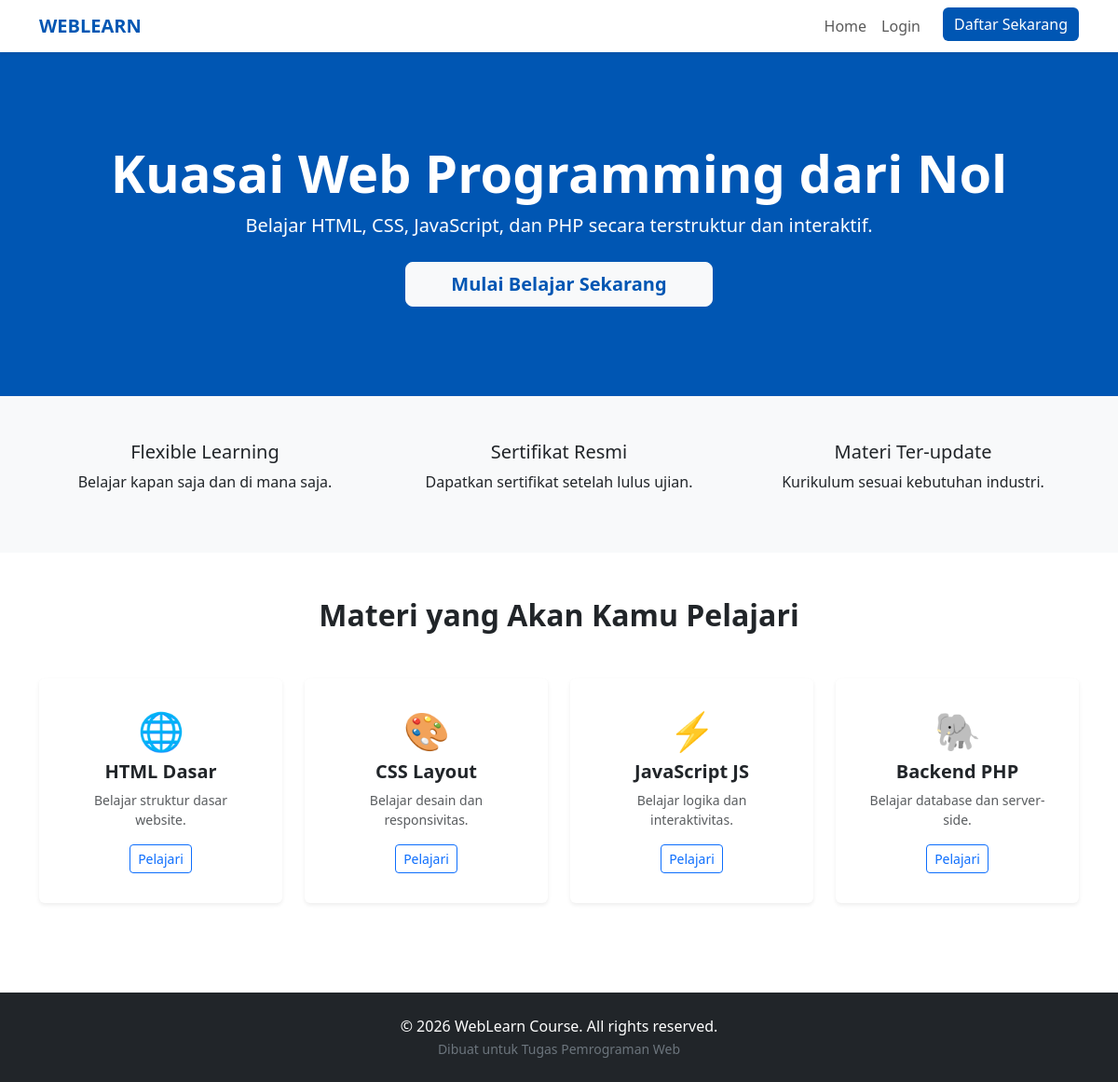
The page / on the database its author committed.
### tables this page shows
CREATE TABLE `courses` (
  `id` int(11) NOT NULL,
  `judul` varchar(100) NOT NULL,
  `deskripsi` text DEFAULT NULL,
  `icon` varchar(50) DEFAULT NULL
);

### index.php (the view, shortened to what this page needs)
<?php
include 'includes/db.php';
include 'includes/header.php';
?>
<section class="bg-primary text-white py-5">
    <div class="container text-center py-5">
        <h1 class="display-4 fw-bold">Kuasai Web Programming dari Nol</h1>
        <p class="lead mb-4">Belajar HTML, CSS, JavaScript, dan PHP secara terstruktur dan interaktif.</p>
        <?php if (isset($_SESSION['user_id'])): ?>
            <a href="pages/dashboard.php" class="btn btn-light btn-lg px-5 fw-bold text-primary">Lanjut Belajar Kamu</a>
        <?php else: ?>
            <a href="pages/register.php" class="btn btn-light btn-lg px-5 fw-bold text-primary">Mulai Belajar Sekarang</a>
        <?php endif; ?>
    </div>
</section>
<section class="py-5 bg-light">
    <div class="container">
        <div class="row text-center">
            <div class="col-md-4">
                <h5>Flexible Learning</h5>
                <p>Belajar kapan saja dan di mana saja.</p>
            </div>
            <div class="col-md-4">
                <h5>Sertifikat Resmi</h5>
                <p>Dapatkan sertifikat setelah lulus ujian.</p>
            </div>
            <div class="col-md-4">
                <h5>Materi Ter-update</h5>
                <p>Kurikulum sesuai kebutuhan industri.</p>
            </div>
        </div>
    </div>
</section>
<section id="courses" class="py-5">
    <div class="container">
        <h2 class="text-center fw-bold mb-5">Materi yang Akan Kamu Pelajari</h2>
        <div class="row g-4">
            <?php
            $query = mysqli_query($conn, "SELECT * FROM courses");
            while($data = mysqli_fetch_array($query)) {
            ?>
            <div class="col-md-3">
                <div class="card h-100 border-0 shadow-sm text-center p-3">
                    <div class="card-body">
                        <h3 class="h1"><?php echo $data['icon']; ?></h3>
                        <h5 class="card-title fw-bold"><?php echo $data['judul']; ?></h5>
                        <p class="card-text small text-muted"><?php echo $data['deskripsi']; ?></p>
                        <a href="pages/course-detail.php?id=<?php echo $data['id']; ?>" class="btn btn-sm btn-outline-primary">Pelajari</a>
                    </div>
                </div>
            </div>
            <?php } ?>
        </div>
    </div>
</section>
<?php include 'includes/footer.php'; ?>

### includes/header.php (shortened to what this page needs)
<!DOCTYPE html>
<html lang="id">
<head>
    <link href="https://cdn.jsdelivr.net/npm/bootstrap@5.3.0/dist/css/bootstrap.min.css" rel="stylesheet">
</head>
<body>
<nav class="navbar navbar-expand-lg navbar-light bg-white shadow-sm sticky-top">
    <div class="container">
        <a class="navbar-brand fw-bold text-primary" href="/tugas-4/index.php">WEBLEARN</a>
        <div class="collapse navbar-collapse" id="navbarNav">
            <ul class="navbar-nav ms-auto">
                <li class="nav-item"><a class="nav-link" href="/tugas-4/index.php">Home</a></li>
                <?php if (isset($_SESSION['user_id'])): ?>
                    <li class="nav-item"><a class="nav-link" href="/tugas-4/index.php#courses">Course</a></li>
                    <li class="nav-item"><a class="nav-link" href="/tugas-4/pages/forum.php">Forum</a></li>
                    <li class="nav-item"><a class="nav-link" href="/tugas-4/pages/dashboard.php">Dashboard</a></li>
                    <li class="nav-item"><a class="btn btn-danger ms-lg-3" href="/tugas-4/pages/logout.php">Logout</a></li>
                <?php else: ?>
                    <li class="nav-item"><a class="nav-link" href="/tugas-4/pages/login.php">Login</a></li>
                    <li class="nav-item"><a class="btn btn-primary ms-lg-3" href="/tugas-4/pages/register.php">Daftar Sekarang</a></li>
                <?php endif; ?>
            </ul>
        </div>
    </div>
</nav>

### includes/footer.php (shortened to what this page needs)
<footer class="bg-dark text-white py-4 mt-5">
        <div class="container text-center">
            <p class="mb-0">&copy; <?php echo date("Y"); ?> WebLearn Course. All rights reserved.</p>
            <small class="text-secondary">Dibuat untuk Tugas Pemrograman Web</small>
        </div>
    </footer>
</body>
</html>

### includes/header.php (style rules this page uses)
:root { --primary-blue: #0056b3; }
.bg-primary { background-color: var(--primary-blue) !important; }
.text-primary { color: var(--primary-blue) !important; }
.btn-primary { background-color: var(--primary-blue); border: none; }

### rows shown on the page
courses: icon "🌐", judul "HTML Dasar", deskripsi "Belajar struktur dasar website."
courses: icon "🎨", judul "CSS Layout", deskripsi "Belajar desain dan responsivitas."
courses: icon "⚡", judul "JavaScript JS", deskripsi "Belajar logika dan interaktivitas."
courses: icon "🐘", judul "Backend PHP", deskripsi "Belajar database dan server-side."
